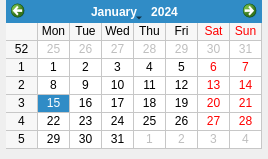
        <widget class="QWidget" name="next_work">
         <property name="styleSheet">
          <string notr="true">QWidget#next_work{
	border-image: url(:/usermanagement/images/cherry_tree_2.png);
}</string>
         </property>
         <attribute name="title">
          <string>我的日程</string>
         </attribute>
         <layout class="QHBoxLayout" name="horizontalLayout_3" stretch="1,8,1">
          <property name="leftMargin">
           <number>0</number>
          </property>
          <property name="topMargin">
           <number>0</number>
          </property>
          <property name="rightMargin">
           <number>0</number>
          </property>
          <property name="bottomMargin">
           <number>0</number>
          </property>
          <item>
           <widget class="QWidget" name="widget_7" native="true"/>
          </item>
          <item>
           <widget class="QWidget" name="widget_8" native="true">
            <layout class="QVBoxLayout" name="verticalLayout_3">
             <property name="spacing">
              <number>0</number>
             </property>
             <property name="leftMargin">
              <number>0</number>
             </property>
             <property name="topMargin">
              <number>0</number>
             </property>
             <property name="rightMargin">
              <number>0</number>
             </property>
             <property name="bottomMargin">
              <number>10</number>
             </property>
             <item>
              <widget class="QCalendarWidget" name="calendarWidget">
               <property name="styleSheet">
                <string notr="true"/>
               </property>
               <property name="gridVisible">
                <bool>true</bool>
               </property>
              </widget>
             </item>
            </layout>
           </widget>
          </item>
          <item>
           <widget class="QWidget" name="widget_9" native="true"/>
          </item>
         </layout>
        </widget>
